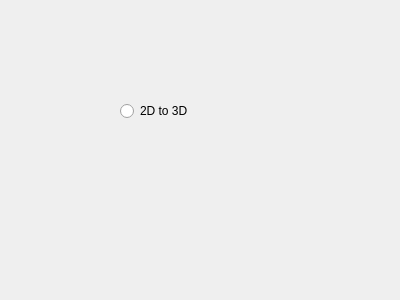
<?xml version="1.0" encoding="UTF-8"?>
<ui version="4.0">
 <class>main_choice</class>
 <widget class="QDialog" name="main_choice">
  <property name="geometry">
   <rect>
    <x>0</x>
    <y>0</y>
    <width>400</width>
    <height>300</height>
   </rect>
  </property>
  <property name="windowTitle">
   <string>Dialog</string>
  </property>
  <widget class="QWidget" name="layoutWidget">
   <property name="geometry">
    <rect>
     <x>120</x>
     <y>70</y>
     <width>196</width>
     <height>83</height>
    </rect>
   </property>
   <layout class="QVBoxLayout" name="verticalLayout">
    <item>
     <widget class="QRadioButton" name="TwoD_to_3D">
      <property name="text">
       <string>2D to 3D</string>
      </property>
     </widget>
    </item>
   </layout>
  </widget>
 </widget>
 <resources/>
 <connections/>
</ui>
